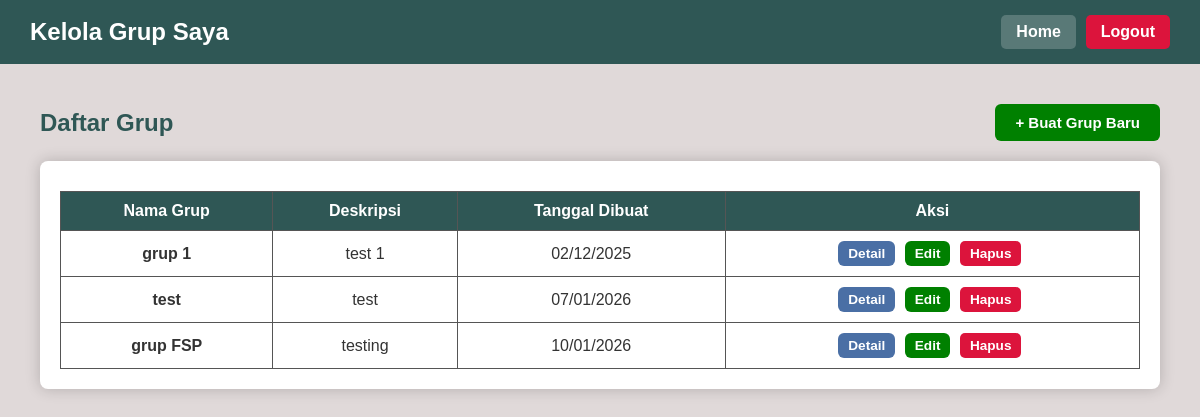
The app's page /dosen/grup/manage_group_dosen.php (signed in) with its own data.
### tables this page shows
CREATE TABLE `grup` (
  `idgrup` int(11) NOT NULL,
  `username_pembuat` varchar(20) NOT NULL,
  `nama` varchar(45) DEFAULT NULL,
  `deskripsi` varchar(45) DEFAULT NULL,
  `tanggal_pembentukan` datetime DEFAULT NULL,
  `jenis` enum('Privat','Publik') DEFAULT NULL,
  `kode_pendaftaran` varchar(45) DEFAULT NULL
);

### Database.php (called while the page is built, shortened)
<?php
class Database
{
    private $host = "localhost";
    private $username = "root";
    private $password = "";
    private $database = "fullstack";
    private $connection;
    public function __construct()
    {
        $this->connection = new mysqli(
            $this->host,
            $this->username,
            $this->password,
            $this->database
        );
    }
    public function prepare($sql)
    {
        return $this->connection->prepare($sql);
    }
}
class GrupModel
{
    private $db;
    public function __construct()
    {
        $this->db = new Database();
    }
    public function getGrupByPembuat($username)
    {
        $sql = "SELECT * FROM grup WHERE username_pembuat = ?";
        $stmt = $this->db->prepare($sql);
        $stmt->bind_param("s", $username);
        $stmt->execute();
        $result = $stmt->get_result();
        $data = [];
        while ($row = $result->fetch_assoc()) {
            $data[] = $row;
        }
        return $data;
    }
}
?>

### dosen/grup/manage_group_dosen.php (the view, shortened to what this page needs)
<?php
require_once '../../Database.php';
$grupModel = new GrupModel();
$username_dosen = $_SESSION['username'];
$grup_list = $grupModel->getGrupByPembuat($username_dosen);
?>
<!DOCTYPE html>
<html lang="id">
<head>
    <link rel="stylesheet" href="../../css/style.css">
</head>
<body>
    <header>
        <h2>Kelola Grup Saya</h2>
        <nav>
            <a href="../dosen_home.php">Home</a>
            <a href="../../logout.php" class="logout">Logout</a>
        </nav>
    </header>
    <main class="container">
        <div style="display: flex; justify-content: space-between; align-items: center; margin-bottom: 20px;">
            <h2 style="margin: 0;">Daftar Grup</h2>
            <a href="create_group.php" class="btn btn-green">+ Buat Grup Baru</a>
        </div>
        <div class="box">
            <div class="table-responsive">
                <?php if (!empty($grup_list)): ?>
                    <table>
                        <thead>
                            <tr>
                                <th>Nama Grup</th>
                                <th>Deskripsi</th>
                                <th>Tanggal Dibuat</th>
                                <th>Aksi</th>
                            </tr>
                        </thead>
                        <tbody>
                            <?php foreach ($grup_list as $row): ?>
                                <tr>
                                    <td>
                                        <strong><?php echo htmlspecialchars($row['nama']); ?></strong>
                                    </td>
                                    <td><?php echo htmlspecialchars($row['deskripsi']); ?></td>
                                    <td><?php echo date('d/m/Y', strtotime($row['tanggal_pembentukan'])); ?></td>
                                    <td style="white-space: nowrap;">
                                        <a class="btn btn-blue btn-sm"
                                            href="detail_group.php?idgrup=<?php echo $row['idgrup']; ?>">
                                            Detail
                                        </a>
                                        <a class="btn btn-green btn-sm" href="edit_group.php?idgrup=<?php echo $row['idgrup']; ?>">
                                            Edit
                                        </a>
                                        <a class="btn btn-red btn-sm"
                                            href="manage_group_dosen.php?action=delete_group&idgrup=<?php echo $row['idgrup']; ?>"
                                            onclick="return confirm('PERINGATAN! Menghapus grup akan menghapus SEMUA data anggota dan event terkait. Apakah Anda yakin?');">
                                            Hapus
                                        </a>
                                    </td>
                                </tr>
                            <?php endforeach; ?>
                        </tbody>
                    </table>
                <?php else: ?>
                    <p style="text-align: center; color: var(--text-muted); padding: 20px;">
                        Anda belum membuat Grup apa pun.
                    </p>
                <?php endif; ?>
            </div>
        </div>
    </main>
</body>
</html>

### css/style.css (style rules this page uses)
@media (prefers-color-scheme: light) { :root { --bg-body: #E0D9D9; --bg-card: #ffffff; --text-main: #333333; --primary-color: #2F5755; --btn-bg: #2F5755; --border-color: #555; --input-bg: #ffffff; --shadow-color: rgba(0, 0, 0, 0.2); --title-color: #2F5755; --text-muted: #666666; --bg-thread-item: #f8f9fa; --btn-thread-bg: #4a6fa5; --status-open-bg: #d4edda; --status-open-text: #155724; --status-close-bg: #f8d7da; --status-close-text: #721c24; --chat-bg-area: #efe7dd; --chat-bubble-sent: #dcf8c6; --chat-bubble-received: #ffffff; --chat-text-sent: #333; --chat-header-border: #ddd; } }
body { font-family: Arial, sans-serif; background-color: var(--bg-body); color: var(--text-main); margin: 0; min-height: 100vh; }
header { background-color: var(--primary-color); color: white; padding: 15px 30px; display: flex; justify-content: space-between; align-items: center; }
header h2 { margin: 0; font-size: 1.5rem; color: white; }
nav { display: flex; gap: 10px; }
nav a { color: white; text-decoration: none; background-color: rgba(255, 255, 255, 0.2); padding: 8px 15px; border-radius: 5px; font-weight: bold; }
main, .container { padding: 40px; max-width: 1200px; margin: 0 auto; }
h1, h2, h3 { color: var(--title-color); margin-top: 0; }
.box, .form-container { background: var(--bg-card); padding: 20px; margin-bottom: 25px; border-radius: 8px; box-shadow: 0 0 15px 0 var(--shadow-color); color: var(--text-main); }
button, .btn, .menu-button { display: inline-block; background-color: var(--btn-bg); color: white; padding: 10px 20px; border: none; border-radius: 6px; font-size: 15px; font-weight: bold; cursor: pointer; text-decoration: none; text-align: center; transition: background-color 0.3s; }
.btn-red, .logout { color: white; text-decoration: none; background-color: crimson; padding: 8px 15px; border-radius: 5px; font-weight: bold; }
.btn-green { background-color: green; }
.btn-blue, a.btn-thread { background-color: var(--btn-thread-bg); color: white; }
.btn-sm { padding: 5px 10px; font-size: 0.85em; margin-right: 5px; display: inline-block; }
table { width: 100%; border-collapse: collapse; text-align: center; margin-top: 10px; }
table th, table td { padding: 10px; border: 1px solid var(--border-color); }
table th { background-color: var(--primary-color); color: white; }
.table-responsive { width: 100%; overflow-x: auto; -webkit-overflow-scrolling: touch; }

### records on screen
grup: nama "grup 1", deskripsi "test 1", tanggal_pembentukan "02/12/2025"
grup: nama "test", deskripsi "test", tanggal_pembentukan "07/01/2026"
grup: nama "grup FSP", deskripsi "testing", tanggal_pembentukan "10/01/2026"
